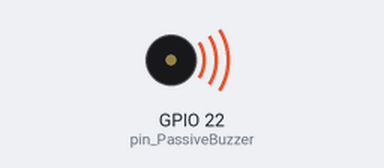
Simulated run of this program. Board: ESP32 board running MicroPython. Parts: buzzer (waves = sounding).

Above: at 0.1 s.
Timing chart, 0 to 1.6 s (numbered marks = the images above):
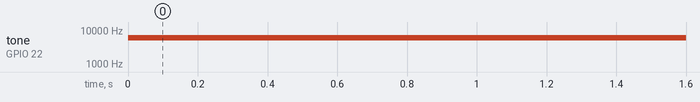

Measured:
- by itself, tone on GPIO 22 (pin_PassiveBuzzer): silent → 6000 Hz at 0.00 s

The program:

passiveBuzzer.py
```python
import time
from machine import Pin, ADC, PWM

#Keep buzzer duty constant (for constant volume)
#Change its PWM frequency when rotary encoder rotates
pin_PassiveBuzzer = Pin(22, Pin.OUT)
pwm_PassiveBuzzer = PWM(pin_PassiveBuzzer)

while True:
  #Set the buzzers frequency
  pwm_PassiveBuzzer.duty(int(1023/2))
  freq_PassiveBuzzer = 6000
  pwm_PassiveBuzzer.freq(freq_PassiveBuzzer)
  time.sleep(0.01)
```
